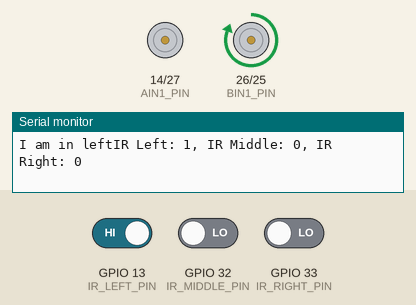
Recording of a sketch running on a simulated ESP32. On the bench: motor-driver pin pairs drawn as motors (green arrow = first pin HIGH = forward, orange = second pin HIGH = backward, longer = more drive), the last lines printed to the serial monitor. Inputs (shaded band) come from the test bench; at power-on: GPIO 13 (IR_LEFT_PIN) HIGH, GPIO 32 (IR_MIDDLE_PIN) LOW, GPIO 33 (IR_RIGHT_PIN) LOW.

Above: at 1.2 s.
1.3 s: GPIO 13 (IR_LEFT_PIN) driven LOW
3.2 s: GPIO 32 (IR_MIDDLE_PIN) driven HIGH
At 4.1 s:
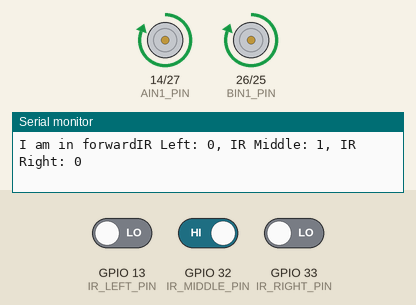
4.7 s: GPIO 33 (IR_RIGHT_PIN) driven HIGH
7.7 s: GPIO 13 (IR_LEFT_PIN) driven HIGH
At 8.2 s:
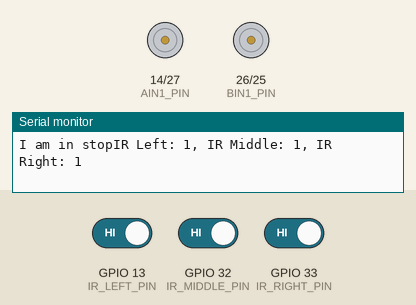
9.2 s: GPIO 13 (IR_LEFT_PIN) driven LOW and GPIO 32 (IR_MIDDLE_PIN) driven LOW
At 9.7 s:
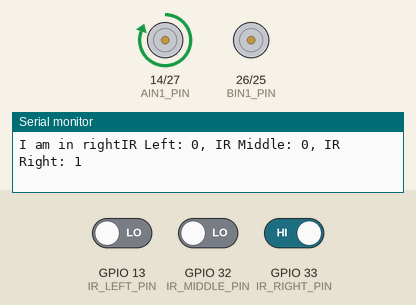
10.7 s: GPIO 32 (IR_MIDDLE_PIN) driven HIGH and GPIO 33 (IR_RIGHT_PIN) driven LOW
At 11.3 s:
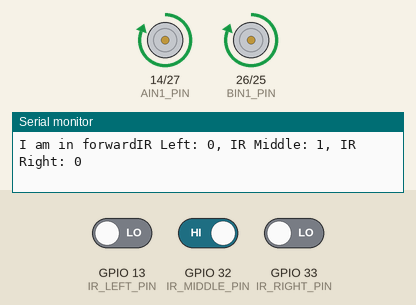
Timing chart, 0 to 13.7 s (numbered marks = the images above; inputs shaded):
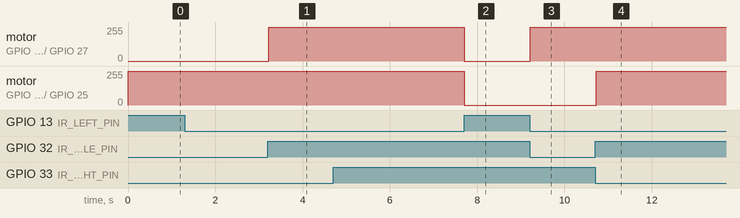

Measured:
- after the input at 3.2 s, motor on GPIO 14 (AIN1_PIN) / GPIO 27 (AIN2_PIN): stopped → forward 255/255 at once
- after the input at 7.7 s, motor on GPIO 14 (AIN1_PIN) / GPIO 27 (AIN2_PIN), motor on GPIO 26 (BIN1_PIN) / GPIO 25 (BIN2_PIN): forward 255/255 → stopped at once
- after the input at 9.2 s, motor on GPIO 14 (AIN1_PIN) / GPIO 27 (AIN2_PIN): stopped → forward 255/255 at once
- after the input at 10.7 s, motor on GPIO 26 (BIN1_PIN) / GPIO 25 (BIN2_PIN): stopped → forward 255/255 at once

The sketch:

LFR.ino
```cpp
const int IR_LEFT_PIN = 13;
const int IR_MIDDLE_PIN = 32;
const int IR_RIGHT_PIN = 33;
const int AIN1_PIN = 14;
const int AIN2_PIN = 27;
const int BIN1_PIN = 26;
const int BIN2_PIN = 25;

void setup() {
  Serial.begin(115200);


  pinMode(IR_LEFT_PIN, INPUT);
  pinMode(IR_MIDDLE_PIN, INPUT);
  pinMode(IR_RIGHT_PIN, INPUT);


  pinMode(AIN1_PIN, OUTPUT);
  pinMode(AIN2_PIN, OUTPUT);
  pinMode(BIN1_PIN, OUTPUT);
  pinMode(BIN2_PIN, OUTPUT);
}

void loop() {

  int irLeftValue = digitalRead(IR_LEFT_PIN);      // black 1 ,  white 0
  int irMiddleValue = digitalRead(IR_MIDDLE_PIN);  // black 1 ,  white 0
  int irRightValue = digitalRead(IR_RIGHT_PIN);    // black 1 ,  white 0


  Serial.print("IR Left: ");
  Serial.print(irLeftValue);
  Serial.print(", IR Middle: ");
  Serial.print(irMiddleValue);
  Serial.print(", IR Right: ");
  Serial.println(irRightValue);

  if (irLeftValue == 0 && irMiddleValue == 1 && irRightValue == 0) {
    forward();

  } else if (irLeftValue == 1 && irMiddleValue == 1 && irRightValue == 1) {
    stop();
  } else if (irLeftValue == 1 && irMiddleValue == 0 && irRightValue == 0) {
    left();
  } else if (irLeftValue == 0 && irMiddleValue == 0 && irRightValue == 1) {
    right();
  } else {
    Serial.print("I am in main loop");
  }

  delay(50);
}
void forward() {

  digitalWrite(AIN1_PIN, HIGH);  //if we do it low it will rotate in opt direction
  digitalWrite(AIN2_PIN, LOW);
  digitalWrite(BIN1_PIN, HIGH);
  digitalWrite(BIN2_PIN, LOW);
  Serial.print("I am in forward");
}
void backward() {
  digitalWrite(AIN1_PIN, LOW);
  digitalWrite(AIN2_PIN, HIGH);
  digitalWrite(BIN1_PIN, LOW);
  digitalWrite(BIN2_PIN, HIGH);
  Serial.print("I am in backward");
}

void left() {
  digitalWrite(AIN1_PIN, LOW);
  digitalWrite(AIN2_PIN, LOW);
  digitalWrite(BIN1_PIN, HIGH);
  digitalWrite(BIN2_PIN, LOW);
  Serial.print("I am in left");
}

void right() {
  digitalWrite(AIN1_PIN, HIGH);
  digitalWrite(AIN2_PIN, LOW);
  digitalWrite(BIN1_PIN, LOW);
  digitalWrite(BIN2_PIN, LOW);
  Serial.print("I am in right");
}
void stop() {
  digitalWrite(AIN1_PIN, LOW);
  digitalWrite(AIN2_PIN, LOW);
  digitalWrite(BIN1_PIN, LOW);
  digitalWrite(BIN2_PIN, LOW);
  Serial.print("I am in stop");
}
```
